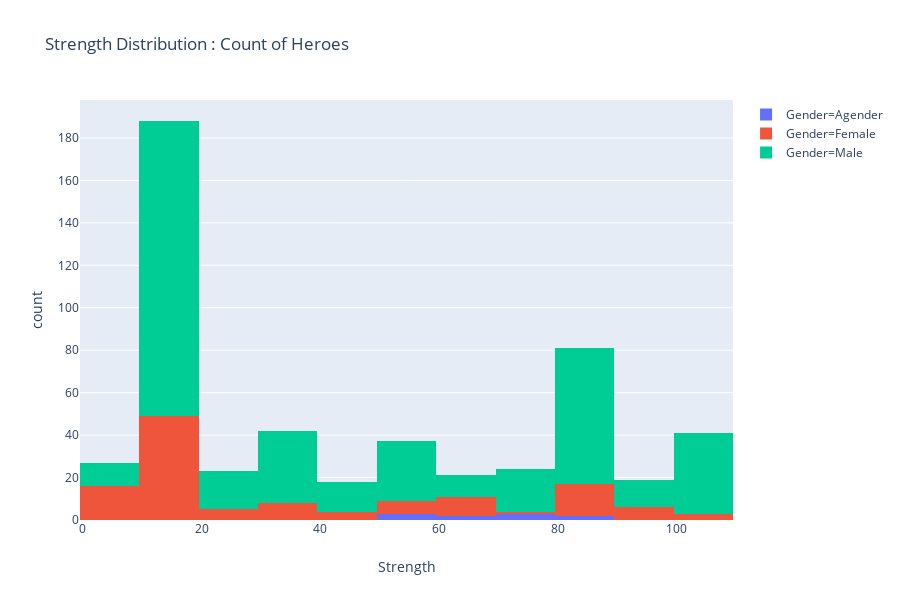

Here is the notebook cell this chart was saved with:
### Markdown cell above
### Categorical vs Continuous

What if we want to compare categorical versus continuous variables? Well, it turns out that we can just use univariate techniques, but just "repeat" them! One of my favorite ways is using a stacked histogram. We can make a histogram for our continous variable for each value of a categorical variable, and then just stack them!

For example, let's revisit our histogram from before on `Strength`, but this time we'd like to see them separated out by `Gender`.  I prefer to seem the stacked list this:

### Code cell
px.histogram(data_frame=heroes[~heroes.Gender.isna()]
             , x="Strength"
             , color='Gender'
             , labels={'count':'Count of Heroes'}
             , title="Strength Distribution : Count of Heroes"
             , template='plotly'
            )

### Figure 1 — Plotly figure (JSON) as saved in the notebook; plotly's stock layout.template omitted (floating-point values rounded to 4 significant figures; data arrays with more than 128 entries replaced by an {"elided": "..."} marker saying what was removed)
{"data": [{"alignmentgroup": "True", "hoverlabel": {"namelength": 0}, "hovertemplate": "Gender=Agender<br>Strength=%{x}<br>count=%{y}", "legendgroup": "Gender=Agender", "marker": {"color": "#636efa"}, "name": "Gender=Agender", "offsetgroup": "Gender=Agender", "orientation": "v", "showlegend": true, "type": "histogram", "uid": "f5f82285-359b-449b-b601-b8af42477e6e", "x": [85, 85, 72, 57, 57, 63, 53, 73, 73, 60], "xaxis": "x", "yaxis": "y"}, {"alignmentgroup": "True", "hoverlabel": {"namelength": 0}, "hovertemplate": "Gender=Female<br>Strength=%{x}<br>count=%{y}", "legendgroup": "Gender=Female", "marker": {"color": "#EF553B"}, "name": "Gender=Female", "offsetgroup": "Gender=Female", "orientation": "v", "showlegend": true, "type": "histogram", "uid": "e60d160d-785f-4349-aed9-574757c2cb26", "x": [80, 80, 80, 80, 63, 63, 10, 57, 57, 10, 10, 53, 53, 10, 10, 48, 34, 34, 34, 85, 8, 10, 13, 13, 10, 10, 10, 10, 10, 13, 80, 100, 62, 90, 90, 95, 80, 32, 4, 8, 15, 10, 13, 10, 63, 63, 10, 12, 10, 16, 14, 8, 80, 28, 100, 9, 16, 10, 10, 10, 32, 11, 8, 8, 8, 53, 89, 10, 12, 6, 28, 10, 8, 63, 10, 12, 10, 6, 10, 85, 10, 67, 63, 12, 85, 72, 52, 5, 85, 60, 10, 10, 14, 98, 4, 10, 10, 28, 8, 100, 10, 28, 8, 32, 36, 38, 42, 48, 40, 10, 98, 10, 83, 81, 10, 80, 8, 16, 90, 24, 10, 10], "xaxis": "x", "yaxis": "y"}, {"alignmentgroup": "True", "hoverlabel": {"namelength": 0}, "hovertemplate": "Gender=Male<br>Strength=%{x}<br>count=%{y}", "legendgroup": "Gender=Male", "marker": {"color": "#00cc96"}, "name": "Gender=Male", "offsetgroup": "Gender=Male", "orientation": "v", "showlegend": true, "type": "histogram", "uid": "861a96fa-6ba3-411c-9366-c45d5df40086", "x": {"elided": "389 int values"}, "xaxis": "x", "yaxis": "y"}], "layout": {"barmode": "relative", "grid": {"xaxes": ["x"], "xgap": 0.1, "xside": "bottom", "yaxes": ["y"], "ygap": 0.1, "yside": "left"}, "height": 600, "legend": {"tracegroupgap": 0}, "title": {"text": "Strength Distribution : Count of Heroes"}, "xaxis": {"title": {"text": "Strength"}}, "yaxis": {"title": {"text": "count"}}}}
